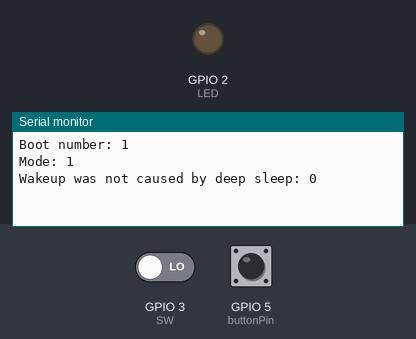
Bench run of a sketch on a simulated ESP32. On the bench: output pins drawn as LEDs (lit = HIGH), the last lines printed to the serial monitor. The inputs (shaded band) are chosen by the test bench; at power-on: GPIO 5 (buttonPin) LOW, GPIO 3 (SW) LOW. At 12.0 s the program puts the board to deep sleep or switches it off; the recording ends there.

Above: at 1.3 s.
1.4 s: GPIO 5 (buttonPin) pulled HIGH for 1 s
At 3.0 s:
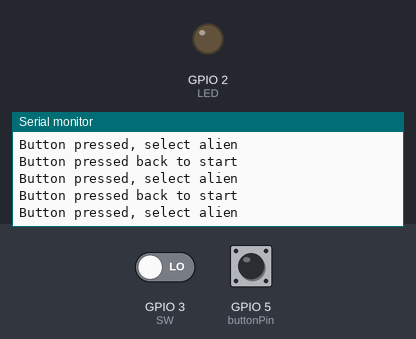
3.9 s: GPIO 3 (SW) driven HIGH and GPIO 5 (buttonPin) driven HIGH
At 4.26 s:
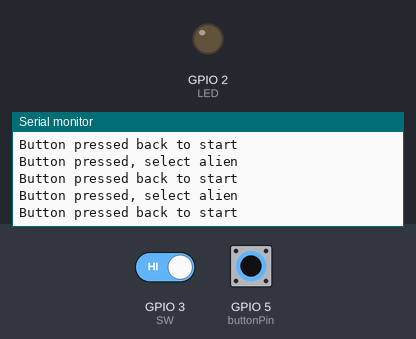
6.0 s: GPIO 5 (buttonPin) driven LOW
At 7.8 s:
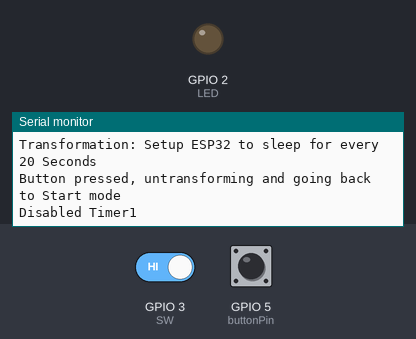

The sketch:

Timer_With_Epoch_Time_Test.ino
```cpp
/* This program tests the ability of the omnitrix to go into deep sleep mode after a short period of time of inactivity and wake up when the transformation time is over
in order to go to the recharging state. It is an update to Timer_Wake_Up_Test and it uses the RTC Timer*/

#define uS_TO_S_FACTOR 1000000ULL  /* Conversion factor for micro seconds to seconds */
#define DEEP_SLEEP_TIMER 5 // 5 sec
uint32_t start; //timer for deep sleep

#define ALIEN_TRANSFORMATION_TIME_TEST 20 //10 sec
#define OMNITRIX_RECHARGE_TIME_TEST 20 //10 sec
#define ALIEN_TRANSFORMATION_TIME_DEFAULT 60 //1 min
#define OMNITRIX_RECHARGE_TIME_DEFAULT 60 //1 min

//Convert timer variables int micro seconds
int transform_time_val = ALIEN_TRANSFORMATION_TIME_TEST * uS_TO_S_FACTOR;
int recharge_time_val = OMNITRIX_RECHARGE_TIME_TEST * uS_TO_S_FACTOR;

//Time variables that are saved in deep sleep mode
RTC_DATA_ATTR uint32_t transformation_start_time;
RTC_DATA_ATTR uint32_t recharging_start_time;
RTC_DATA_ATTR uint32_t transformation_start_time_offset;
RTC_DATA_ATTR uint32_t recharging_start_time_offset;

RTC_DATA_ATTR unsigned long millisOffset=0;

RTC_DATA_ATTR int bootCount = 0; //Number of times the system wakes up
RTC_DATA_ATTR int mode = 1; //Omnitrix state

int LED = 2;
const int buttonPin = 5; //Start button
const int SW = 3; //Encoder button

int buttonState = 0; //State of start button
int selectbuttonState = 0; //State of select button

// the setup function runs once when you press reset or power the board or wake up from deep sleep
void setup() {

  Serial.begin(115200);

  //Increment boot number and print it every reboot
  ++bootCount;
  Serial.println("Boot number: " + String(bootCount));
  delay(100);
  Serial.print("Mode: ");
  Serial.println(mode);

  if (bootCount == 1) {
    RTC_setTime(0, 0, 0, 1, 1, 2023, 0);  // 1st Jan 2023 00:00:00:00
  }

  //The omnitrix will wake up when the button is pressed
  esp_sleep_enable_ext0_wakeup(GPIO_NUM_5,1);

  //initialize inputs and outputs.
  pinMode(LED, OUTPUT);
  pinMode(buttonPin, INPUT);
  pinMode(SW, INPUT);

  //Check the wakeup reason for ESP32
  get_wakeup_reason();

  //reset timer
  start = RTC_getLocalEpoch(); // Get epoch
}

// the loop function runs over and over again forever
void loop() {

  //Start mode
  if (mode == 1) {

    //Check if the pushbutton is pressed.
	  buttonState = digitalRead(buttonPin);

    //If it is, then go to Alien Selection mode
    if (buttonState == HIGH) {
      // turn LED on:
      //digitalWrite(LED, HIGH);
      mode = 2;
      delay(200);
      Serial.println("Button pressed, select alien");

      //reset timer
      start = RTC_getLocalEpoch();
    }

    //Check timer for deep sleep
    check_timer();

  //Alien Selection mode
  } else if (mode == 2) {

    mode2();

  //Transormation mode
  } else if (mode == 3) {

    mode3();

  //Recharging mode
  } else if (mode == 4) {

    mode4();

  }

}

void mode2() {

  for(;mode == 2;) {

    //Read select button state
    selectbuttonState = digitalRead(SW);

    //If select button is pressed then go to next mode
    if (selectbuttonState == HIGH) {

      mode2ToMode3();

      //reset timer
      start = RTC_getLocalEpoch();

    }

    //Read start button state
    buttonState = digitalRead(buttonPin);

    // check if start button is pressed. If it is then go to the previous mode
    if (buttonState == HIGH) {
      // turn LED off:
      //digitalWrite(LED, LOW);
      mode = 1;
      delay(200);
      Serial.println("Button pressed back to start");

      //reset timer
      start = RTC_getLocalEpoch();
    }

    //Check timer for deep sleep
    check_timer();

  }

}

void mode2ToMode3() {

  mode = 3;
  delay(200);
  Serial.println("Tranformed into alien");

  Serial.println(RTC_getLocalEpoch()); //Get minutes passed since first boot
  //reset transformation time to current epoch
  transformation_start_time = RTC_getLocalEpoch();
  //Set offset to time passed since last time the timer was checked (in sec)
  transformation_start_time_offset = RTC_getLocalEpoch() - transformation_start_time;

  //Configure the wake up source to wake up every time the transfomation is done
  esp_sleep_enable_timer_wakeup(transform_time_val - transformation_start_time_offset * uS_TO_S_FACTOR);
  Serial.println("Transformation: Setup ESP32 to sleep for every " + String(ALIEN_TRANSFORMATION_TIME_TEST - transformation_start_time_offset) +
  " Seconds");

}

void mode3() {

  for(;mode == 3;) {

    //Check transformation time
    //Transformation time is done while omnitrix does not sleep
    if ((RTC_getLocalEpoch() - transformation_start_time) > ALIEN_TRANSFORMATION_TIME_TEST) {

      mode3ToMode4();

    //Transformation time is not finished
    } else {
      //Set offset to time passed since last time the timer was checked (in sec)
      transformation_start_time_offset = RTC_getLocalEpoch() - transformation_start_time;
    }

    //Check timer for deep sleep
    check_timer();

    //Read select button state
    selectbuttonState = digitalRead(SW);

    //if encoder button is pressed then go to Start mode
    if (selectbuttonState == HIGH) {

      delay(200);
      mode = 1;
      Serial.println("Button pressed, untransforming and going back to Start mode");

      //Disable waking up by timer
      esp_sleep_disable_wakeup_source(ESP_SLEEP_WAKEUP_TIMER);
      Serial.println("Disabled Timer1");

      //reset timer
      start = RTC_getLocalEpoch();
    }

  }

}

void mode4() {

  for(;mode == 4;) {

    //Check recharging time
    //Recharging time is done
    if ((RTC_getLocalEpoch() - recharging_start_time) > OMNITRIX_RECHARGE_TIME_TEST) {

      mode4ToMode1();

    //Recharging time is not finished
    } else {
      //Set offset to time passed since last time the timer was checked (in sec)
      recharging_start_time_offset = RTC_getLocalEpoch() - recharging_start_time;
    }


    //Check timer for deep sleep
    check_timer();

  }

}

void mode3ToMode4() {

  //reset recharging time
  recharging_start_time = RTC_getLocalEpoch();
  //Set offset to time passed since last time the timer was checked (in sec)
  recharging_start_time_offset = RTC_getLocalEpoch() - recharging_start_time;

  Serial.println(recharging_start_time_offset);
  Serial.println(recharge_time_val);

  mode = 4;

  //Configure the wake up source to wake up every time the recharge is done
  esp_sleep_enable_timer_wakeup(recharge_time_val - recharging_start_time_offset * uS_TO_S_FACTOR);
  Serial.println("Recharging1: Setup ESP32 to sleep for every " + String(OMNITRIX_RECHARGE_TIME_TEST - recharging_start_time_offset) +
  " Seconds");

}

void mode4ToMode1() {

  mode = 1;

  //Disable waking up by timer
  esp_sleep_disable_wakeup_source(ESP_SLEEP_WAKEUP_TIMER);
  Serial.println("Disabled Timer2");

}

//Check time for deep sleep
void check_timer() {

  //if the time has passed then go to deep sleep
  if ((RTC_getLocalEpoch() - start) > DEEP_SLEEP_TIMER) {

    Serial.println("Going to sleep");

    esp_deep_sleep_start();
  }
}

void get_wakeup_reason() {

  esp_sleep_wakeup_cause_t wakeup_reason;
  wakeup_reason = esp_sleep_get_wakeup_cause();

  //Check wake up reason
  switch(wakeup_reason)
  {
    //Wake up by button
    case ESP_SLEEP_WAKEUP_EXT0 : {

      Serial.println("Wakeup caused by external signal using RTC_IO");

      //Transformation mode is done, enable deep sleep timer for recharhing
      if (mode == 3) {

        //Set offset to time passed since last time the timer was checked (in sec)
        transformation_start_time_offset = RTC_getLocalEpoch() - transformation_start_time;

        //Configure the wake up source to wake up every time the transfomation is done
        esp_sleep_enable_timer_wakeup(transform_time_val - transformation_start_time_offset * uS_TO_S_FACTOR);
        Serial.println("Transformation: Setup ESP32 to sleep for every " + String(ALIEN_TRANSFORMATION_TIME_TEST - transformation_start_time_offset) +
        " Seconds");

      }
      //Recharging mode is done, disable timer
      else if (mode == 4) {

        //Set offset to time passed since last time the timer was checked (in sec)
        recharging_start_time_offset = RTC_getLocalEpoch() - recharging_start_time;

        //Configure the wake up source to wake up every time the recharge is done
        esp_sleep_enable_timer_wakeup(recharge_time_val - recharging_start_time_offset * uS_TO_S_FACTOR);
        Serial.println("Recharging1: Setup ESP32 to sleep for every " + String(OMNITRIX_RECHARGE_TIME_TEST - recharging_start_time_offset) +
        " Seconds");

      }

      break;
    }
    //Wake up by timer
    case ESP_SLEEP_WAKEUP_TIMER : {

      Serial.println("Wakeup caused by timer");

      //Go to recharge mode after transformation time is finished
      if (mode == 3) {

        mode3ToMode4();

        Serial.println(RTC_getLocalEpoch()); //Get minutes passed since first boot


      //Go to start mode after recharge timer is finished
      } else if (mode == 4) {

        mode4ToMode1();

      }
        break;
      }
    //Wake up not caused by deep sleep
    default : Serial.printf("Wakeup was not caused by deep sleep: %d\n",wakeup_reason); break;
  }

}
```

EpochTime.ino
```cpp
//Based on ESP32Time Library by Felix Biego

#ifdef RTC_DATA_ATTR
RTC_DATA_ATTR static bool overflow;
#else
static bool overflow;
#endif

uint32_t startTime;
uint32_t timePassed;

void RTC_setTime(int sc, int mn, int hr, int dy, int mt, int yr, int ms) {
  // seconds, minute, hour, day, month, year $ microseconds(optional)
  // ie setTime(20, 34, 8, 1, 4, 2021) = 8:34:20 1/4/2021
  struct tm t = {0, 0, 0, 0, 0, 0, 0, 0, 0};      // Initalize to all 0's
  t.tm_year = yr - 1900;    // This is year-1900, so 121 = 2021
  t.tm_mon = mt - 1;
  t.tm_mday = dy;
  t.tm_hour = hr;
  t.tm_min = mn;
  t.tm_sec = sc;
  time_t timeSinceEpoch = mktime(&t);
  setTime(timeSinceEpoch, ms);
}

void setTime(unsigned long epoch, int ms) {
  struct timeval tv;
  if (epoch > 2082758399){
	  overflow = true;
	  tv.tv_sec = epoch - 2082758399;  // epoch time (seconds)
  } else {
	  overflow = false;
	  tv.tv_sec = epoch;  // epoch time (seconds)
  }
  tv.tv_usec = ms;    // microseconds
  settimeofday(&tv, NULL);
}

unsigned long RTC_getLocalEpoch() {
	struct timeval tv;
	gettimeofday(&tv, NULL);
	unsigned long epoch = tv.tv_sec;
	if (overflow){
		epoch += 63071999 + 2019686400;
	}
	return epoch;
}
```

Measured:
- after the input at 1.4 s, the serial monitor: prints a new line after 0.20 s (image 1)
- after the input at 6.0 s, the serial monitor: prints a new line after 0.51 s (image 3)
